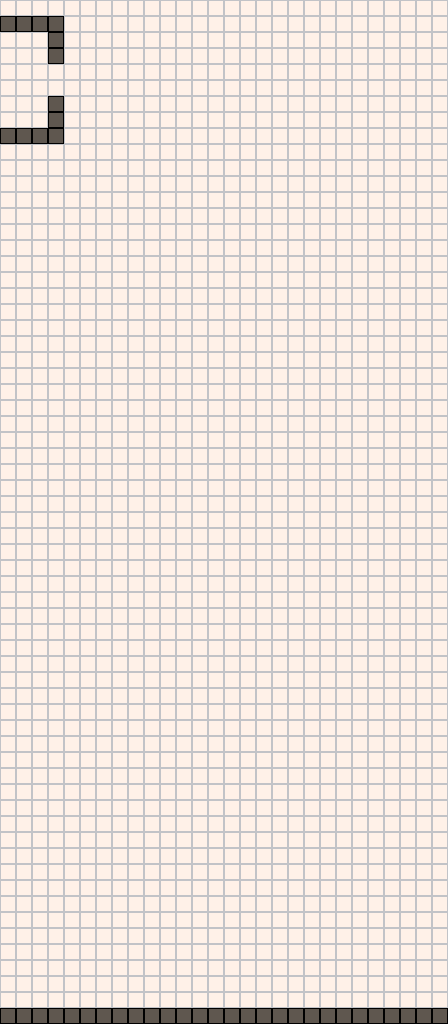

Below is a game level as drawn by its tile map, then a one-line description and the .tmx that defines it (tile-layer data replaced by summaries):
An orthogonal 56x128 tile map with 8x8 px tiles, 1 tile layer (Tile Layer 1) and 4 objects (spawn_point, cam_area, map_link, spawn_checkpoint).

<map version="1.2" tiledversion="1.2.5" orientation="orthogonal" renderorder="right-down" width="56" height="128" tilewidth="8" tileheight="8" infinite="0" nextlayerid="5" nextobjectid="6">
 <properties>
  <property name="level_id" type="int" value="-1" />
 </properties>
 <tileset firstgid="1" source="platformer_sheet_1.tsx" />
 <layer id="4" name="Tile Layer 1" width="56" height="128">
  <data>[7168 cells, 7168 non-empty, 8 distinct tile ids]</data>
 </layer>
 <objectgroup id="2" name="Object Layer 1">
  <object id="1" name="default" type="spawn_point" x="16" y="104" width="32" height="24">
   <properties>
    <property name="type" value="side" />
   </properties>
  </object>
  <object id="2" name="camera" type="cam_area" x="0" y="16" width="448" height="1008" />
  <object id="4" name="link" type="map_link" x="-8" y="104" width="16" height="24">
   <properties>
    <property name="dest_map_path" value="Content/raw/test_map_3.tmx" />
   </properties>
  </object>
  <object id="5" name="checkpoint" type="spawn_checkpoint" x="40" y="64" width="32" height="32" />
 </objectgroup>
</map>
